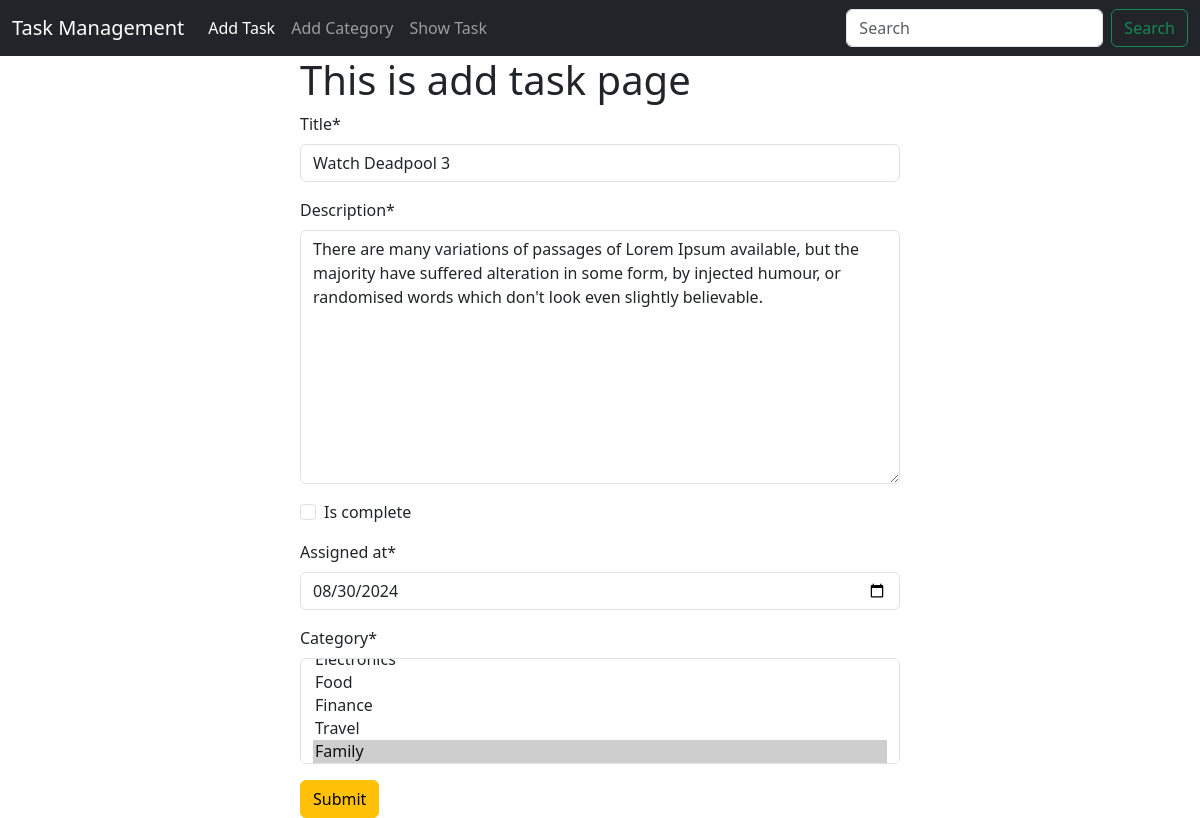
The page /task/add/6 on the database its author committed.
### tasks/models.py (models this page shows, shortened)
class Task(models.Model):
    title = models.CharField(max_length=200)
    description = models.TextField()
    is_complete = models.BooleanField(default=False)
    assigned_at = models.DateTimeField()
    category = models.ManyToManyField(Category)

### tasks/views.py (the view)
# urls.py: path('add/<int:id>', views.edit_task, name="edit_task"),
def edit_task(request, id):
    task = models.Task.objects.get(id=id) #here the name of the pk and id, id is fixed
    task_form = forms.TaskForm(instance=task)
    if request.method == "POST":
        task_form = forms.TaskForm(request.POST, instance=task)
        if task_form.is_valid():
            task_form.save()
            return redirect('homepage')
    return render(request, 'add_task.html', {"form" : task_form})

### tasks/forms.py
class TaskForm(forms.ModelForm):
    class Meta:
        model = Task
        fields = "__all__"
        widgets = {
            'assigned_at': forms.DateInput(attrs={'type': 'date'}),
        }

### categories/models.py (called while the page is built)
    def __str__(self) -> str:
        return self.name

### tasks/templates/add_task.html (shortened to what this page needs)
{% extends 'base.html' %}
{% load crispy_forms_tags %}
{% block content %}
<form style="width: 50%; margin:auto;" method="post">
    <h1>This is add task page</h1>
    {{form | crispy}}
    <button class="btn btn-warning">Submit</button>
</form>
{% endblock %}

### rows shown on the page
Task: title "Watch Deadpool 3", description "There are many variations of passages of Lorem Ipsum available, but the majority have suffered alteration in some form, by injected humour, or randomised words which don't look even slightly believable.", assigned_at "08/30/2024"
